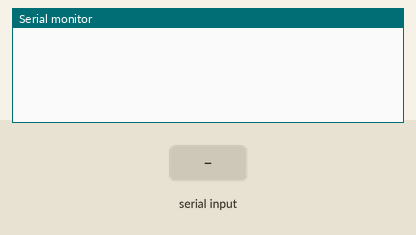
The sketch below on a simulated ESP8266 (NodeMCU). Shown: the last lines printed to the serial monitor. The test bench sets the inputs (shaded band). WiFi joins after 1.5 s; servers stay silent unless stated.

Above: at 3.7 s.
3.8 s: "getWord" received over Serial
At 5.9 s:
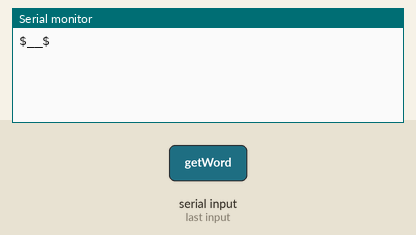
6.5 s: "getGame" received over Serial
At 9.2 s:
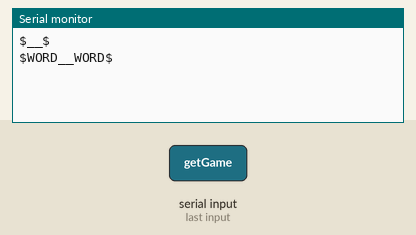

The sketch:

esp826_controller.ino
```cpp
#include <ESP8266WiFi.h>
#include <WiFiClientSecure.h>
#include <ESP8266WebServer.h>
#include <ESP8266HTTPClient.h>

#define DEBUG 0

void debug(String val) {
#if DEBUG
  if (val == "$-1$") return;
  Serial.println(String(">> ") + val);
#endif
}

const char *ssid = "Arnoldo";
const char *password = "12345678";

const char *host = "http://arqui2-api-p2-ayd2.apps.us-west-1.starter.openshift-online.com/";

String message = "";
boolean is_app = false;
//current player id
String cpid = "";

//setup del modulo esp_826
void setup() {
  Serial.begin(115200);

  WiFi.mode(WIFI_OFF);
  delay(1000);
  WiFi.mode(WIFI_STA);

  WiFi.begin(ssid, password);

  //Serial.println("");

  //Serial.print("Conectando a internet");

  while (WiFi.status() != WL_CONNECTED) {
    delay(500);
    //Serial.print(".");
  }

  debug("Conectado a: ");
  debug(ssid);
  debug("-----------");
  //*/
}

//Esperar a que el serial este disponible
void waitSerial() {
#if DEBUG
  Serial.println(">> Esperando respuesta");
  int dt = 0;
#endif

  while (!(Serial.available() > 0)) {
#if DEBUG
    if (dt == 10) {
      dt = 0;
      Serial.println(".");
    } else {
      Serial.print(".");
    }
    delay(100);
    dt++;
#endif
  }
#if DEBUG
  Serial.println("\n>> Respuesta obtenida");
#endif
}

//realizar una peticion HTTP y retornar el valor que agrego en string
String app_request(String link) {
  //si el modulo esta conectado a internet
  if (WiFi.status() == WL_CONNECTED) {
    debug("Conectado a internet");
    HTTPClient http;
    //realizar la peticion http
    http.begin(host + link);

    debug("Realizando get: " + link);
    int httpCode = http.GET();
    String result = "";
    //Check the returning code
    if (httpCode > 0) {
      result += http.getString();
    }

    //close connection
    http.end();

    return result;
  }

  return "";
}

//Obtiene la palabra actual del servidor
void getWord() {
  //enviar resultado al arduino
  Serial.println(
    String("$_")
    + app_request("getWord")
    + String("_$")
  );
}

//Envia una palabra al servidor
void sendWord() {
  //leer la palabra enviada
  waitSerial();
  String wordToSend = Serial.readString();
  wordToSend.trim();
  /*Serial.print("Enviando palabra: " + wordToSend);
  Serial.println(app_request(String("addMorse?word=") + String(wordToSend)));
  Serial.println("ok");
  */
  app_request(String("addMorse?word=") + String(wordToSend));
}

//Obtiene el juego del server
void getGame() {
  String resp = app_request(String("getGame"));
  String resp2 = resp;

  resp.trim();

  if (resp == "") {
    //no hay ningun juego actual
    Serial.println("$WORD__WORD$");
  }
  else {
    //indice del "|" para separar el id del jugador de la palabra
    int slash_index = resp.indexOf("|");

    //obtener el id del jugador
    cpid = resp.substring(0, slash_index);;

    //Serial.println(String("Jugador: ") + cpid);

    Serial.println(
      String("$WORD_")
      + resp.substring(slash_index + 1, resp.length())
      + String("_WORD$$_end_$")
    );
  }
}

//Envia el resultado obtenido por el jugador al server
void sendScore() {
  waitSerial();
  String score = Serial.readString();
  score.trim();

  app_request(
    String("setScore?id=")
    + cpid
    + String("&score=")
    + score
  );

  //Serial.println("ok");
}

// The loop function runs over and over again forever
void loop() {
  if (Serial.available() > 0) {
    //Obtener valor ingresado del serial
    String value = Serial.readString();

    if (value.indexOf("getWord") >= 0) {
      getWord();
    }
    else if (value.indexOf("sendWord") >= 0) {
      sendWord();
    }
    else if (value.indexOf("getGame") >= 0) {
      getGame();
    }
    else if (value.indexOf("sendScore") >= 0) {
      sendScore();
    }
  }
}
```

Measured:
- after the input at 3.8 s, the serial monitor: prints a new line after 1.2 s (image 1)
- after the input at 6.5 s, the serial monitor: prints a new line after 1.2 s (image 2)
